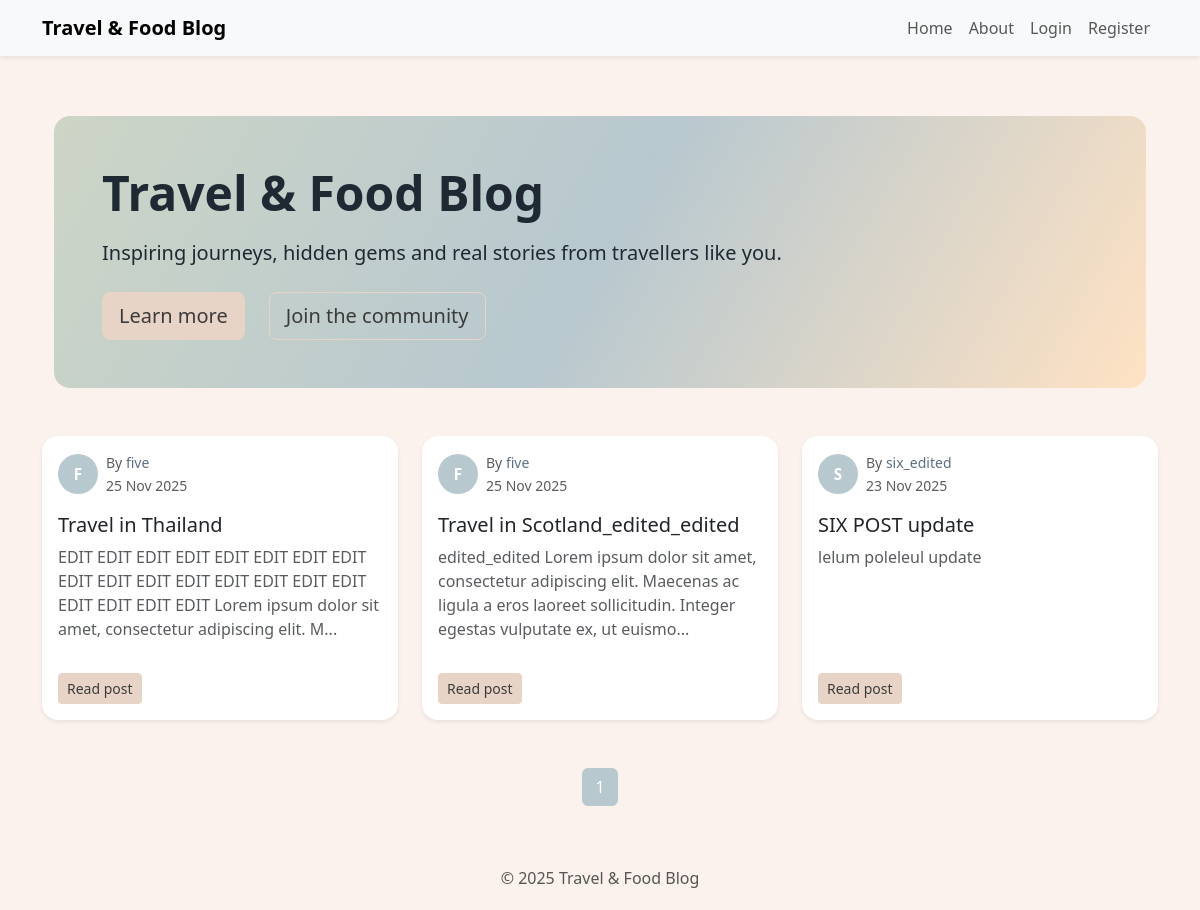
The app's page /, older data.
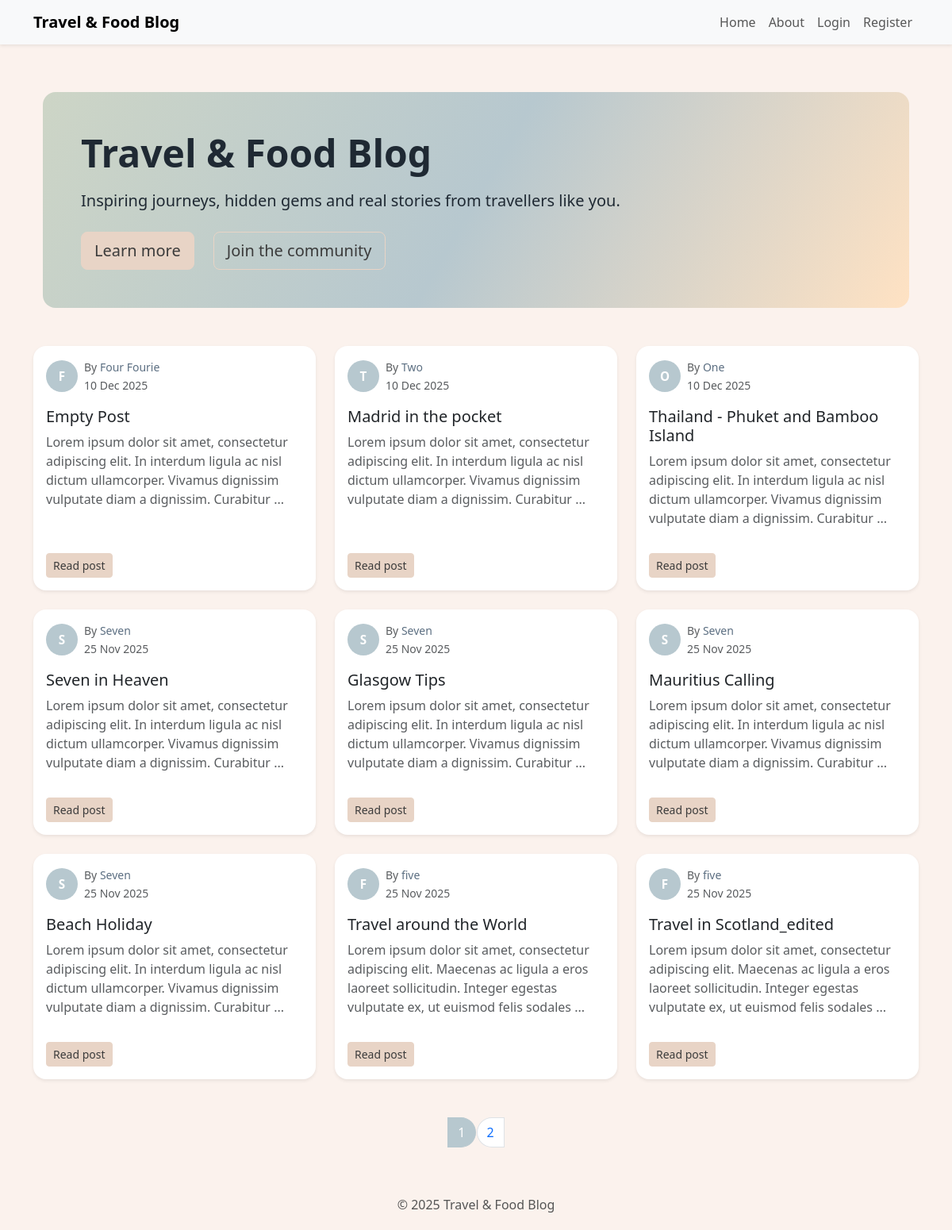
The same page, newer data.
### travelcompanyblog/models.py (models this page shows, shortened)
class BlogPost(db.Model):
    users = db.relationship(User)
    id = db.Column(db.Integer, primary_key=True)
    user_id = db.Column(db.Integer, db.ForeignKey('users.id'), nullable=False)
    date = db.Column(db.DateTime, nullable=False, default=datetime.utcnow)
    title = db.Column(db.String(140), nullable=False)
    text = db.Column(db.Text, nullable=False)

class User(db.Model, UserMixin):
    __tablename__ = 'users'
    id = db.Column(db.Integer, primary_key=True)
    profile_image = db.Column(db.String(64), nullable=False, default='default_profile.png')
    email = db.Column(db.String(64), unique=True, index=True)
    username = db.Column(db.String(64), unique=True, index=True)
    password_hash = db.Column(db.String(128))
    posts = db.relationship('BlogPost', backref='author', lazy=True)

### travelcompanyblog/core/views.py (the view)
@core.route('/')
def index():
    page = request.args.get('page', 1, type=int)
    blog_post = BlogPost.query.order_by(BlogPost.date.desc()).paginate(page=page, per_page=9)
    return render_template('index.html', blog_posts=blog_post)

### travelcompanyblog/templates/index.html (shortened to what this page needs)
{% extends "base.html" %}
{% block content %}
<div class="container" style="margin-top: 60px;">
<div class="bg-hero rounded-4 p-5 mb-5 text-center text-md-start">
  <h1 class="display-5 fw-bold mb-3">Travel & Food Blog</h1>
  <p class="lead mb-4">
    Inspiring journeys, hidden gems and real stories from travellers like you.
  </p>
  <div class="d-flex flex-column flex-sm-row gap-2">
    <a href="{{ url_for('core.info') }}" class="btn btn-accent btn-lg me-sm-3 mb-2 mb-sm-0">
      Learn more
    </a>
    {% if current_user.is_authenticated %}
      <a href="{{ url_for('blog_posts.create_post') }}" class="btn btn-outline-accent btn-lg">
        + Create a new post
      </a>
    {% else %}
      <a href="{{ url_for('users.register') }}" class="btn btn-outline-accent btn-lg">
        Join the community
      </a>
    {% endif %}
  </div>
</div>
</div>
<div class="row g-4">
  {% for post in blog_posts.items %}
    <div class="col-md-6 col-lg-4">
      <div class="card h-100 shadow-sm border-0 blog-card">
        <div class="card-body d-flex flex-column">
          <div class="d-flex align-items-center mb-3">
            <div class="avatar-circle me-2">
              {{ post.author.username[0]|upper }}
            </div>
            <div>
              <small class="text-muted d-block">
                By <a href="{{ url_for('users.user_posts', username=post.author.username) }}"
                      class="author-link">
                      {{ post.author.username }}
                    </a>
              </small>
              <small class="text-muted">
                {{ post.date.strftime('%d %b %Y') }}
              </small>
            </div>
          </div>
          <h5 class="card-title mb-2">
            <a href="{{ url_for('blog_posts.blog_post', blog_post_id=post.id) }}"
               class="stretched-link text-decoration-none text-dark">
              {{ post.title }}
            </a>
          </h5>
          <p class="card-text text-muted flex-grow-1">
            {{ post.text[:160] }}{% if post.text|length > 160 %}...{% endif %}
          </p>
          <div class="mt-3">
            <a class="btn btn-sm btn-accent"
               href="{{ url_for('blog_posts.blog_post', blog_post_id=post.id) }}">
              Read post
            </a>
          </div>
        </div>
      </div>
    </div>
  {% endfor %}
</div>
<nav aria-label="Page navigation" class="mt-5">
  <ul class="pagination justify-content-center">
    {% for page_num in blog_posts.iter_pages(left_edge=1, left_current=2,
                                             right_current=2, right_edge=1) %}
      {% if page_num %}
        <li class="page-item {% if blog_posts.page == page_num %}active{% endif %}">
          <a class="page-link"
             href="{{ url_for('core.index', page=page_num) }}">{{ page_num }}</a>
        </li>
      {% else %}
        <li class="page-item disabled"><span class="page-link">…</span></li>
      {% endif %}
    {% endfor %}
  </ul>
</nav>
{% endblock %}

Row changes from the older to the newer data that the page shows:
no longer on this page (row unchanged): BlogPost: author "S", author.username "six_edited", date "23 Nov 2025", title "SIX POST update", text "lelum poleleul update"
added BlogPost: author "F", author.username "Four Fourie", date "10 Dec 2025", title "Empty Post", text "Lorem ipsum dolor sit amet, consectetur adipiscing elit. In interdum ligula ac nisl dictum ullamcorper. Vivamus dignissim vulputate diam a dignissim. Curabitur"
added BlogPost: author "T", author.username "Two", date "10 Dec 2025", title "Madrid in the pocket", text "Lorem ipsum dolor sit amet, consectetur adipiscing elit. In interdum ligula ac nisl dictum ullamcorper. Vivamus dignissim vulputate diam a dignissim. Curabitur"
added BlogPost: author "O", author.username "One", date "10 Dec 2025", title "Thailand - Phuket and Bamboo Island", text "Lorem ipsum dolor sit amet, consectetur adipiscing elit. In interdum ligula ac nisl dictum ullamcorper. Vivamus dignissim vulputate diam a dignissim. Curabitur"
added BlogPost: author "S", author.username "Seven", date "25 Nov 2025", title "Seven in Heaven", text "Lorem ipsum dolor sit amet, consectetur adipiscing elit. In interdum ligula ac nisl dictum ullamcorper. Vivamus dignissim vulputate diam a dignissim. Curabitur"
added BlogPost: author "S", author.username "Seven", date "25 Nov 2025", title "Glasgow Tips", text "Lorem ipsum dolor sit amet, consectetur adipiscing elit. In interdum ligula ac nisl dictum ullamcorper. Vivamus dignissim vulputate diam a dignissim. Curabitur"
added BlogPost: author "S", author.username "Seven", date "25 Nov 2025", title "Mauritius Calling", text "Lorem ipsum dolor sit amet, consectetur adipiscing elit. In interdum ligula ac nisl dictum ullamcorper. Vivamus dignissim vulputate diam a dignissim. Curabitur"
added BlogPost: author "S", author.username "Seven", date "25 Nov 2025", title "Beach Holiday", text "Lorem ipsum dolor sit amet, consectetur adipiscing elit. In interdum ligula ac nisl dictum ullamcorper. Vivamus dignissim vulputate diam a dignissim. Curabitur"
changed BlogPost: title "Travel in Thailand" → "Travel around the World"; text "EDIT EDIT EDIT EDIT EDIT EDIT EDIT EDIT EDIT EDIT EDIT EDIT EDIT EDIT EDIT EDIT EDIT EDIT EDIT EDIT Lorem ipsum dolor sit amet, consectetur adipiscing elit. M" → "Lorem ipsum dolor sit amet, consectetur adipiscing elit. Maecenas ac ligula a eros laoreet sollicitudin. Integer egestas vulputate ex, ut euismod felis sodales"
changed BlogPost: title "Travel in Scotland_edited_edited" → "Travel in Scotland_edited"; text "edited_edited Lorem ipsum dolor sit amet, consectetur adipiscing elit. Maecenas ac ligula a eros laoreet sollicitudin. Integer egestas vulputate ex, ut euismo" → "Lorem ipsum dolor sit amet, consectetur adipiscing elit. Maecenas ac ligula a eros laoreet sollicitudin. Integer egestas vulputate ex, ut euismod felis sodales"
Text that changed along with them:
new list line: "2"
